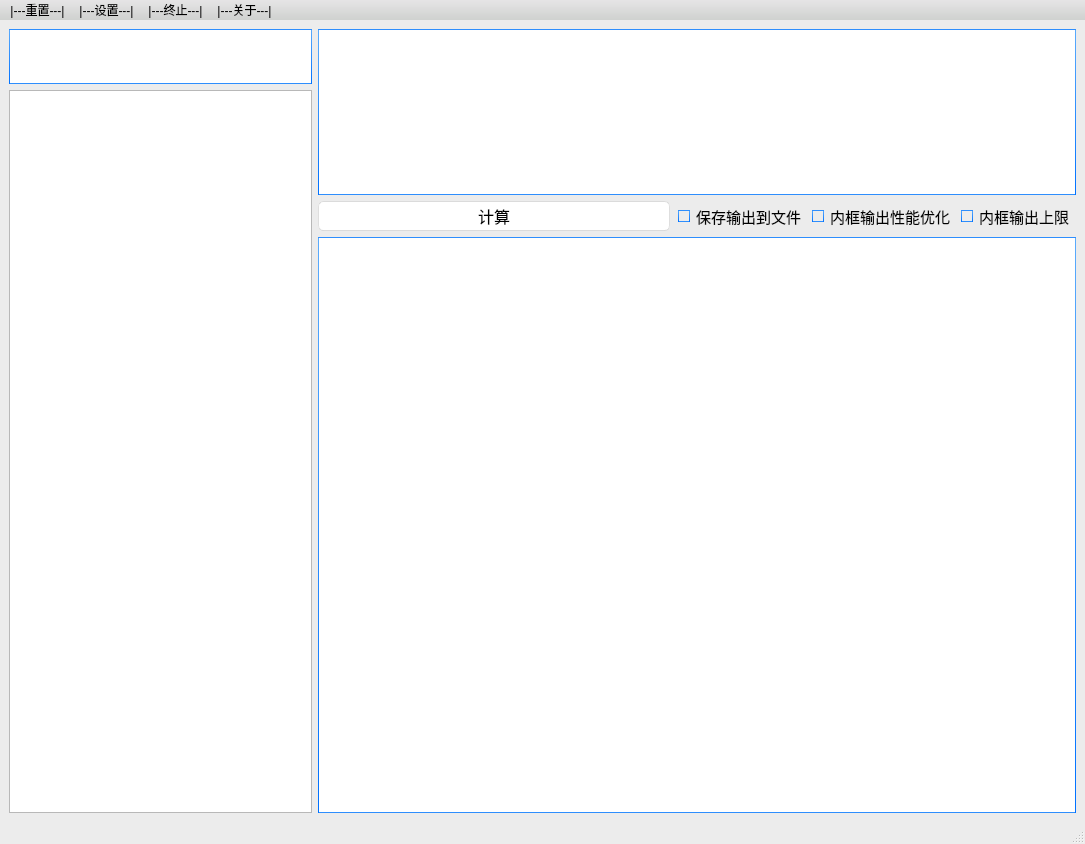
<?xml version="1.0" encoding="UTF-8"?>
<ui version="4.0">
 <class>MainWindow</class>
 <widget class="QMainWindow" name="MainWindow">
  <property name="geometry">
   <rect>
    <x>0</x>
    <y>0</y>
    <width>1085</width>
    <height>844</height>
   </rect>
  </property>
  <property name="windowTitle">
   <string>hpycacular</string>
  </property>
  <property name="styleSheet">
   <string notr="true">/*
Aqua Style Sheet for QT Applications
Author: Jaime A. Quiroga P.
Company: GTRONICK
Last updated: 22/01/2019, 07:55.
Available at: https://github.com/GTRONICK/QSS/blob/master/Aqua.qss
*/
QMainWindow {
	background-color:#ececec;
}
QTextEdit {
	border-width: 1px;
	border-style: solid;
	border-color: qlineargradient(spread:pad, x1:0.5, y1:1, x2:0.5, y2:0, stop:0 rgba(0, 113, 255, 255), stop:1 rgba(91, 171, 252, 255));
}
QPlainTextEdit {
	border-width: 1px;
	border-style: solid;
	border-color: qlineargradient(spread:pad, x1:0.5, y1:1, x2:0.5, y2:0, stop:0 rgba(0, 113, 255, 255), stop:1 rgba(91, 171, 252, 255));
}
QToolButton {
	border-style: solid;
	border-top-color: qlineargradient(spread:pad, x1:0.5, y1:1, x2:0.5, y2:0, stop:0 rgb(215, 215, 215), stop:1 rgb(222, 222, 222));
	border-right-color: qlineargradient(spread:pad, x1:0, y1:0.5, x2:1, y2:0.5, stop:0 rgb(217, 217, 217), stop:1 rgb(227, 227, 227));
	border-left-color: qlineargradient(spread:pad, x1:0, y1:0.5, x2:1, y2:0.5, stop:0 rgb(227, 227, 227), stop:1 rgb(217, 217, 217));
	border-bottom-color: qlineargradient(spread:pad, x1:0.5, y1:1, x2:0.5, y2:0, stop:0 rgb(215, 215, 215), stop:1 rgb(222, 222, 222));
	border-width: 1px;
	border-radius: 5px;
	color: rgb(0,0,0);
	padding: 2px;
	background-color: rgb(255,255,255);
}
QToolButton:hover{
	border-style: solid;
	border-top-color: qlineargradient(spread:pad, x1:0.5, y1:1, x2:0.5, y2:0, stop:0 rgb(195, 195, 195), stop:1 rgb(222, 222, 222));
	border-right-color: qlineargradient(spread:pad, x1:0, y1:0.5, x2:1, y2:0.5, stop:0 rgb(197, 197, 197), stop:1 rgb(227, 227, 227));
	border-left-color: qlineargradient(spread:pad, x1:0, y1:0.5, x2:1, y2:0.5, stop:0 rgb(227, 227, 227), stop:1 rgb(197, 197, 197));
	border-bottom-color: qlineargradient(spread:pad, x1:0.5, y1:1, x2:0.5, y2:0, stop:0 rgb(195, 195, 195), stop:1 rgb(222, 222, 222));
	border-width: 1px;
	border-radius: 5px;
	color: rgb(0,0,0);
	padding: 2px;
	background-color: rgb(255,255,255);
}
QToolButton:pressed{
	border-style: solid;
	border-top-color: qlineargradient(spread:pad, x1:0.5, y1:1, x2:0.5, y2:0, stop:0 rgb(215, 215, 215), stop:1 rgb(222, 222, 222));
	border-right-color: qlineargradient(spread:pad, x1:0, y1:0.5, x2:1, y2:0.5, stop:0 rgb(217, 217, 217), stop:1 rgb(227, 227, 227));
	border-left-color: qlineargradient(spread:pad, x1:0, y1:0.5, x2:1, y2:0.5, stop:0 rgb(227, 227, 227), stop:1 rgb(217, 217, 217));
	border-bottom-color: qlineargradient(spread:pad, x1:0.5, y1:1, x2:0.5, y2:0, stop:0 rgb(215, 215, 215), stop:1 rgb(222, 222, 222));
	border-width: 1px;
	border-radius: 5px;
	color: rgb(0,0,0);
	padding: 2px;
	background-color: rgb(142,142,142);
}
QPushButton{
	border-style: solid;
	border-top-color: qlineargradient(spread:pad, x1:0.5, y1:1, x2:0.5, y2:0, stop:0 rgb(215, 215, 215), stop:1 rgb(222, 222, 222));
	border-right-color: qlineargradient(spread:pad, x1:0, y1:0.5, x2:1, y2:0.5, stop:0 rgb(217, 217, 217), stop:1 rgb(227, 227, 227));
	border-left-color: qlineargradient(spread:pad, x1:0, y1:0.5, x2:1, y2:0.5, stop:0 rgb(227, 227, 227), stop:1 rgb(217, 217, 217));
	border-bottom-color: qlineargradient(spread:pad, x1:0.5, y1:1, x2:0.5, y2:0, stop:0 rgb(215, 215, 215), stop:1 rgb(222, 222, 222));
	border-width: 1px;
	border-radius: 5px;
	color: rgb(0,0,0);
	padding: 2px;
	background-color: rgb(255,255,255);
}
QPushButton::default{
	border-style: solid;
	border-top-color: qlineargradient(spread:pad, x1:0.5, y1:1, x2:0.5, y2:0, stop:0 rgb(215, 215, 215), stop:1 rgb(222, 222, 222));
	border-right-color: qlineargradient(spread:pad, x1:0, y1:0.5, x2:1, y2:0.5, stop:0 rgb(217, 217, 217), stop:1 rgb(227, 227, 227));
	border-left-color: qlineargradient(spread:pad, x1:0, y1:0.5, x2:1, y2:0.5, stop:0 rgb(227, 227, 227), stop:1 rgb(217, 217, 217));
	border-bottom-color: qlineargradient(spread:pad, x1:0.5, y1:1, x2:0.5, y2:0, stop:0 rgb(215, 215, 215), stop:1 rgb(222, 222, 222));
	border-width: 1px;
	border-radius: 5px;
	color: rgb(0,0,0);
	padding: 2px;
	background-color: rgb(255,255,255);
}
QPushButton:hover{
	border-style: solid;
	border-top-color: qlineargradient(spread:pad, x1:0.5, y1:1, x2:0.5, y2:0, stop:0 rgb(195, 195, 195), stop:1 rgb(222, 222, 222));
	border-right-color: qlineargradient(spread:pad, x1:0, y1:0.5, x2:1, y2:0.5, stop:0 rgb(197, 197, 197), stop:1 rgb(227, 227, 227));
	border-left-color: qlineargradient(spread:pad, x1:0, y1:0.5, x2:1, y2:0.5, stop:0 rgb(227, 227, 227), stop:1 rgb(197, 197, 197));
	border-bottom-color: qlineargradient(spread:pad, x1:0.5, y1:1, x2:0.5, y2:0, stop:0 rgb(195, 195, 195), stop:1 rgb(222, 222, 222));
	border-width: 1px;
	border-radius: 5px;
	color: rgb(0,0,0);
	padding: 2px;
	background-color: rgb(255,255,255);
}
QPushButton:pressed{
	border-style: solid;
	border-top-color: qlineargradient(spread:pad, x1:0.5, y1:1, x2:0.5, y2:0, stop:0 rgb(215, 215, 215), stop:1 rgb(222, 222, 222));
	border-right-color: qlineargradient(spread:pad, x1:0, y1:0.5, x2:1, y2:0.5, stop:0 rgb(217, 217, 217), stop:1 rgb(227, 227, 227));
	border-left-color: qlineargradient(spread:pad, x1:0, y1:0.5, x2:1, y2:0.5, stop:0 rgb(227, 227, 227), stop:1 rgb(217, 217, 217));
	border-bottom-color: qlineargradient(spread:pad, x1:0.5, y1:1, x2:0.5, y2:0, stop:0 rgb(215, 215, 215), stop:1 rgb(222, 222, 222));
	border-width: 1px;
	border-radius: 5px;
	color: rgb(0,0,0);
	padding: 2px;
	background-color: rgb(142,142,142);
}
QPushButton:disabled{
	border-style: solid;
	border-top-color: qlineargradient(spread:pad, x1:0.5, y1:1, x2:0.5, y2:0, stop:0 rgb(215, 215, 215), stop:1 rgb(222, 222, 222));
	border-right-color: qlineargradient(spread:pad, x1:0, y1:0.5, x2:1, y2:0.5, stop:0 rgb(217, 217, 217), stop:1 rgb(227, 227, 227));
	border-left-color: qlineargradient(spread:pad, x1:0, y1:0.5, x2:1, y2:0.5, stop:0 rgb(227, 227, 227), stop:1 rgb(217, 217, 217));
	border-bottom-color: qlineargradient(spread:pad, x1:0.5, y1:1, x2:0.5, y2:0, stop:0 rgb(215, 215, 215), stop:1 rgb(222, 222, 222));
	border-width: 1px;
	border-radius: 5px;
	/* color: #808086; */
    color: #BDC8E2;
	padding: 2px;
	background-color: rgb(142,142,142);
}
QLineEdit {
	border-width: 1px; border-radius: 4px;
	border-style: solid;
	border-color: qlineargradient(spread:pad, x1:0.5, y1:1, x2:0.5, y2:0, stop:0 rgba(0, 113, 255, 255), stop:1 rgba(91, 171, 252, 255));
}
QLabel {
	color: #000000;
}
QLCDNumber {
	color: rgb(0, 113, 255, 255);
}
QProgressBar {
	text-align: center;
	color: rgb(240, 240, 240);
	border-width: 1px; 
	border-radius: 10px;
	border-color: rgb(230, 230, 230);
	border-style: solid;
	background-color:rgb(207,207,207);
}
QProgressBar::chunk {
	background-color: qlineargradient(spread:pad, x1:0.5, y1:1, x2:0.5, y2:0, stop:0 rgba(49, 147, 250, 255), stop:1 rgba(34, 142, 255, 255));
	border-radius: 10px;
}
QMenuBar {
	font: 10pt &quot;Microsoft YaHei UI&quot;;
	background-color: qlineargradient(spread:pad, x1:0.5, y1:1, x2:0.5, y2:0, stop:0 rgba(207, 209, 207, 255), stop:1 rgba(230, 229, 230, 255));
}
QMenuBar::item {
	color: #000000;
  	spacing: 3px;
  	padding: 1px 4px;
	background-color: qlineargradient(spread:pad, x1:0.5, y1:1, x2:0.5, y2:0, stop:0 rgba(207, 209, 207, 255), stop:1 rgba(230, 229, 230, 255));
}

QMenuBar::item:selected {
  	background-color: qlineargradient(spread:pad, x1:0.5, y1:1, x2:0.5, y2:0, stop:0 rgba(0, 113, 255, 255), stop:1 rgba(91, 171, 252, 255));
	color: #FFFFFF;
}
QMenu::item:selected {
	border-style: solid;
	border-top-color: transparent;
	border-right-color: transparent;
	border-left-color: qlineargradient(spread:pad, x1:0.5, y1:1, x2:0.5, y2:0, stop:0 rgba(0, 113, 255, 255), stop:1 rgba(91, 171, 252, 255));
	border-bottom-color: transparent;
	border-left-width: 2px;
	color: #000000;
	padding-left:15px;
	padding-top:4px;
	padding-bottom:4px;
	padding-right:7px;
}
QMenu::item {
	border-style: solid;
	border-top-color: transparent;
	border-right-color: transparent;
	border-left-color: transparent;
	border-bottom-color: transparent;
	border-bottom-width: 1px;
	color: #000000;
	padding-left:17px;
	padding-top:4px;
	padding-bottom:4px;
	padding-right:7px;
}
QTabWidget {
	color:rgb(0,0,0);
	background-color:#000000;
}
QTabWidget::pane {
		border-color: rgb(223,223,223);
		background-color:rgb(226,226,226);
		border-style: solid;
		border-width: 2px;
    	border-radius: 6px;
}
QTabBar::tab:first {
	border-style: solid;
	border-left-width:1px;
	border-right-width:0px;
	border-top-width:1px;
	border-bottom-width:1px;
	border-top-color: rgb(209,209,209);
	border-left-color: qlineargradient(spread:pad, x1:0.5, y1:1, x2:0.5, y2:0, stop:0 rgba(209, 209, 209, 209), stop:1 rgba(229, 229, 229, 229));
	border-bottom-color: rgb(229,229,229);
	border-top-left-radius: 4px;
	border-bottom-left-radius: 4px;
	color: #000000;
	padding: 3px;
	margin-left:0px;
	background-color: qlineargradient(spread:pad, x1:0.5, y1:1, x2:0.5, y2:0, stop:0 rgba(247, 247, 247, 255), stop:1 rgba(255, 255, 255, 255));
}
QTabBar::tab:last {
	border-style: solid;
	border-width:1px;
	border-top-color: rgb(209,209,209);
	border-left-color: qlineargradient(spread:pad, x1:0.5, y1:1, x2:0.5, y2:0, stop:0 rgba(209, 209, 209, 209), stop:1 rgba(229, 229, 229, 229));
	border-right-color: qlineargradient(spread:pad, x1:0.5, y1:1, x2:0.5, y2:0, stop:0 rgba(209, 209, 209, 209), stop:1 rgba(229, 229, 229, 229));
	border-bottom-color: rgb(229,229,229);
	border-top-right-radius: 4px;
	border-bottom-right-radius: 4px;
	color: #000000;
	padding: 3px;
	margin-left:0px;
	background-color: qlineargradient(spread:pad, x1:0.5, y1:1, x2:0.5, y2:0, stop:0 rgba(247, 247, 247, 255), stop:1 rgba(255, 255, 255, 255));
}
QTabBar::tab {
	border-style: solid;
	border-top-width:1px;
	border-bottom-width:1px;
	border-left-width:1px;
	border-top-color: rgb(209,209,209);
	border-left-color: qlineargradient(spread:pad, x1:0.5, y1:1, x2:0.5, y2:0, stop:0 rgba(209, 209, 209, 209), stop:1 rgba(229, 229, 229, 229));
	border-bottom-color: rgb(229,229,229);
	color: #000000;
	padding: 3px;
	margin-left:0px;
	background-color: qlineargradient(spread:pad, x1:0.5, y1:1, x2:0.5, y2:0, stop:0 rgba(247, 247, 247, 255), stop:1 rgba(255, 255, 255, 255));
}
QTabBar::tab:selected, QTabBar::tab:last:selected, QTabBar::tab:hover {
  	border-style: solid;
  	border-left-width:1px;
	border-right-color: transparent;
	border-top-color: rgb(209,209,209);
	border-left-color: qlineargradient(spread:pad, x1:0.5, y1:1, x2:0.5, y2:0, stop:0 rgba(209, 209, 209, 209), stop:1 rgba(229, 229, 229, 229));
	border-bottom-color: rgb(229,229,229);
	color: #FFFFFF;
	padding: 3px;
	margin-left:0px;
	background-color: qlineargradient(spread:pad, x1:0.5, y1:1, x2:0.5, y2:0, stop:0 rgba(0, 113, 255, 255), stop:1 rgba(91, 171, 252, 255));
}

QTabBar::tab:selected, QTabBar::tab:first:selected, QTabBar::tab:hover {
  	border-style: solid;
  	border-left-width:1px;
  	border-bottom-width:1px;
  	border-top-width:1px;
	border-right-color: transparent;
	border-top-color: rgb(209,209,209);
	border-left-color: qlineargradient(spread:pad, x1:0.5, y1:1, x2:0.5, y2:0, stop:0 rgba(209, 209, 209, 209), stop:1 rgba(229, 229, 229, 229));
	border-bottom-color: rgb(229,229,229);
	color: #FFFFFF;
	padding: 3px;
	margin-left:0px;
	background-color: qlineargradient(spread:pad, x1:0.5, y1:1, x2:0.5, y2:0, stop:0 rgba(0, 113, 255, 255), stop:1 rgba(91, 171, 252, 255));
}

QCheckBox {
	color: #000000;
	padding: 2px;
}
QCheckBox:disabled {
	color: #808086;
	padding: 2px;
}

QCheckBox:hover {
	border-radius:4px;
	border-style:solid;
	padding-left: 1px;
	padding-right: 1px;
	padding-bottom: 1px;
	padding-top: 1px;
	border-width:1px;
	border-color: transparent;
}
QCheckBox::indicator:checked {

	height: 10px;
	width: 10px;
	border-style:solid;
	border-width: 1px;
	border-color: qlineargradient(spread:pad, x1:0.5, y1:1, x2:0.5, y2:0, stop:0 rgba(0, 113, 255, 255), stop:1 rgba(91, 171, 252, 255));
	color: #000000;
	background-color: qlineargradient(spread:pad, x1:0.5, y1:1, x2:0.5, y2:0, stop:0 rgba(0, 113, 255, 255), stop:1 rgba(91, 171, 252, 255));
}
QCheckBox::indicator:unchecked {

	height: 10px;
	width: 10px;
	border-style:solid;
	border-width: 1px;
	border-color: qlineargradient(spread:pad, x1:0.5, y1:1, x2:0.5, y2:0, stop:0 rgba(0, 113, 255, 255), stop:1 rgba(91, 171, 252, 255));
	color: #000000;
}
QRadioButton {
	color: 000000;
	padding: 1px;
}
QRadioButton::indicator:checked {
	height: 10px;
	width: 10px;
	border-style:solid;
	border-radius:5px;
	border-width: 1px;
	border-color: qlineargradient(spread:pad, x1:0.5, y1:1, x2:0.5, y2:0, stop:0 rgba(0, 113, 255, 255), stop:1 rgba(91, 171, 252, 255));
	color: #a9b7c6;
	background-color: qlineargradient(spread:pad, x1:0.5, y1:1, x2:0.5, y2:0, stop:0 rgba(0, 113, 255, 255), stop:1 rgba(91, 171, 252, 255));
}
QRadioButton::indicator:!checked {
	height: 10px;
	width: 10px;
	border-style:solid;
	border-radius:5px;
	border-width: 1px;
	border-color: qlineargradient(spread:pad, x1:0.5, y1:1, x2:0.5, y2:0, stop:0 rgba(0, 113, 255, 255), stop:1 rgba(91, 171, 252, 255));
	color: #a9b7c6;
	background-color: transparent;
}
QStatusBar {
	color:#027f7f;
}
QSpinBox {
	border-style: solid;
	border-width: 1px;
	border-color: qlineargradient(spread:pad, x1:0.5, y1:1, x2:0.5, y2:0, stop:0 rgba(0, 113, 255, 255), stop:1 rgba(91, 171, 252, 255));
}
QDoubleSpinBox {
	border-style: solid;
	border-width: 1px;
	border-color: qlineargradient(spread:pad, x1:0.5, y1:1, x2:0.5, y2:0, stop:0 rgba(0, 113, 255, 255), stop:1 rgba(91, 171, 252, 255));
}
QTimeEdit {
	border-style: solid;
	border-width: 1px;
	border-color: qlineargradient(spread:pad, x1:0.5, y1:1, x2:0.5, y2:0, stop:0 rgba(0, 113, 255, 255), stop:1 rgba(91, 171, 252, 255));
}
QDateTimeEdit {
	border-style: solid;
	border-width: 1px;
	border-color: qlineargradient(spread:pad, x1:0.5, y1:1, x2:0.5, y2:0, stop:0 rgba(0, 113, 255, 255), stop:1 rgba(91, 171, 252, 255));
}
QDateEdit {
	border-style: solid;
	border-width: 1px;
	border-color: qlineargradient(spread:pad, x1:0.5, y1:1, x2:0.5, y2:0, stop:0 rgba(0, 113, 255, 255), stop:1 rgba(91, 171, 252, 255));
}

QToolBox {
	color: #a9b7c6;
	background-color:#000000;
}
QToolBox::tab {
	color: #a9b7c6;
	background-color:#000000;
}
QToolBox::tab:selected {
	color: #FFFFFF;
	background-color:#000000;
}
QScrollArea {
	color: #FFFFFF;
	background-color:#000000;
}
QSlider::groove:horizontal {
	height: 5px;
	background-color: qlineargradient(spread:pad, x1:0.5, y1:1, x2:0.5, y2:0, stop:0 rgba(49, 147, 250, 255), stop:1 rgba(34, 142, 255, 255));
}
QSlider::groove:vertical {
	width: 5px;
	background-color: qlineargradient(spread:pad, x1:0.5, y1:1, x2:0.5, y2:0, stop:0 rgba(49, 147, 250, 255), stop:1 rgba(34, 142, 255, 255));
}
QSlider::handle:horizontal {
	background: rgb(253,253,253);
	border-style: solid;
	border-width: 1px;
	border-color: rgb(207,207,207);
	width: 12px;
	margin: -5px 0;
	border-radius: 7px;
}
QSlider::handle:vertical {
	background: rgb(253,253,253);
	border-style: solid;
	border-width: 1px;
	border-color: rgb(207,207,207);
	height: 12px;
	margin: 0 -5px;
	border-radius: 7px;
}
QSlider::add-page:horizontal {
    background: rgb(181,181,181);
}
QSlider::add-page:vertical {
    background: rgb(181,181,181);
}
QSlider::sub-page:horizontal {
    background-color: qlineargradient(spread:pad, x1:0.5, y1:1, x2:0.5, y2:0, stop:0 rgba(49, 147, 250, 255), stop:1 rgba(34, 142, 255, 255));
}
QSlider::sub-page:vertical {
    background-color: qlineargradient(spread:pad, y1:0.5, x1:1, y2:0.5, x2:0, stop:0 rgba(49, 147, 250, 255), stop:1 rgba(34, 142, 255, 255));
}
QScrollBar:horizontal {
	max-height: 20px;
	border: 1px transparent grey;
	margin: 0px 20px 0px 20px;
}
QScrollBar:vertical {
	max-width: 20px;
	border: 1px transparent grey;
	margin: 20px 0px 20px 0px;
}
QScrollBar::handle:horizontal {
	background: rgb(253,253,253);
	border-style: solid;
	border-width: 1px;
	border-color: rgb(207,207,207);
	border-radius: 7px;
	min-width: 25px;
}
QScrollBar::handle:horizontal:hover {
	background: rgb(253,253,253);
	border-style: solid;
	border-width: 1px;
	border-color: rgb(147, 200, 200);
	border-radius: 7px;
	min-width: 25px;
}
QScrollBar::handle:vertical {
	background: rgb(253,253,253);
	border-style: solid;
	border-width: 1px;
	border-color: rgb(207,207,207);
	border-radius: 7px;
	min-height: 25px;
}
QScrollBar::handle:vertical:hover {
	background: rgb(253,253,253);
	border-style: solid;
	border-width: 1px;
	border-color: rgb(147, 200, 200);
	border-radius: 7px;
	min-height: 25px;
}
QScrollBar::add-line:horizontal {
   border: 2px transparent grey;
   border-top-right-radius: 7px;
   border-bottom-right-radius: 7px;
   background: rgba(34, 142, 255, 255);
   width: 20px;
   subcontrol-position: right;
   subcontrol-origin: margin;
}
QScrollBar::add-line:horizontal:pressed {
   border: 2px transparent grey;
   border-top-right-radius: 7px;
   border-bottom-right-radius: 7px;
   background: rgb(181,181,181);
   width: 20px;
   subcontrol-position: right;
   subcontrol-origin: margin;
}
QScrollBar::add-line:vertical {
   border: 2px transparent grey;
   border-bottom-left-radius: 7px;
   border-bottom-right-radius: 7px;
   background: rgba(34, 142, 255, 255);
   height: 20px;
   subcontrol-position: bottom;
   subcontrol-origin: margin;
}
QScrollBar::add-line:vertical:pressed {
   border: 2px transparent grey;
   border-bottom-left-radius: 7px;
   border-bottom-right-radius: 7px;
   background: rgb(181,181,181);
   height: 20px;
   subcontrol-position: bottom;
   subcontrol-origin: margin;
}
QScrollBar::sub-line:horizontal {
   border: 2px transparent grey;
   border-top-left-radius: 7px;
   border-bottom-left-radius: 7px;
   background: rgba(34, 142, 255, 255);
   width: 20px;
   subcontrol-position: left;
   subcontrol-origin: margin;
}
QScrollBar::sub-line:horizontal:pressed {
   border: 2px transparent grey;
   border-top-left-radius: 7px;
   border-bottom-left-radius: 7px;
   background: rgb(181,181,181);
   width: 20px;
   subcontrol-position: left;
   subcontrol-origin: margin;
}
QScrollBar::sub-line:vertical {
   border: 2px transparent grey;
   border-top-left-radius: 7px;
   border-top-right-radius: 7px;
   background: rgba(34, 142, 255, 255);
   height: 20px;
   subcontrol-position: top;
   subcontrol-origin: margin;
}
QScrollBar::sub-line:vertical:pressed {
   border: 2px transparent grey;
   border-top-left-radius: 7px;
   border-top-right-radius: 7px;
   background: rgb(181,181,181);
   height: 20px;
   subcontrol-position: top;
   subcontrol-origin: margin;
}
QScrollBar::left-arrow:horizontal {
   border: 1px transparent grey;
   border-top-left-radius: 3px;
   border-bottom-left-radius: 3px;
   width: 6px;
   height: 6px;
   background: white;
}
QScrollBar::right-arrow:horizontal {
   border: 1px transparent grey;
   border-top-right-radius: 3px;
   border-bottom-right-radius: 3px;
   width: 6px;
   height: 6px;
   background: white;
}
QScrollBar::up-arrow:vertical {
   border: 1px transparent grey;
   border-top-left-radius: 3px;
   border-top-right-radius: 3px;
   width: 6px;
   height: 6px;
   background: white;
}
QScrollBar::down-arrow:vertical {
   border: 1px transparent grey;
   border-bottom-left-radius: 3px;
   border-bottom-right-radius: 3px;
   width: 6px;
   height: 6px;
   background: white;
}
QScrollBar::add-page:horizontal, QScrollBar::sub-page:horizontal {
   background: none;
}
QScrollBar::add-page:vertical, QScrollBar::sub-page:vertical {
   background: none;
}</string>
  </property>
  <widget class="QWidget" name="central_widget">
   <layout class="QGridLayout" name="gridLayout_2">
    <item row="0" column="0">
     <layout class="QGridLayout" name="gridLayout">
      <item row="0" column="0">
       <widget class="QPlainTextEdit" name="search_box">
        <property name="sizePolicy">
         <sizepolicy hsizetype="Preferred" vsizetype="Expanding">
          <horstretch>2</horstretch>
          <verstretch>1</verstretch>
         </sizepolicy>
        </property>
        <property name="minimumSize">
         <size>
          <width>270</width>
          <height>0</height>
         </size>
        </property>
        <property name="maximumSize">
         <size>
          <width>16777215</width>
          <height>55</height>
         </size>
        </property>
        <property name="font">
         <font>
          <pointsize>12</pointsize>
         </font>
        </property>
        <property name="layoutDirection">
         <enum>Qt::LeftToRight</enum>
        </property>
        <property name="frameShape">
         <enum>QFrame::StyledPanel</enum>
        </property>
        <property name="lineWidth">
         <number>1</number>
        </property>
        <property name="plainText">
         <string/>
        </property>
       </widget>
      </item>
      <item row="1" column="0" rowspan="14">
       <widget class="QListWidget" name="choices_list_box">
        <property name="sizePolicy">
         <sizepolicy hsizetype="Preferred" vsizetype="Expanding">
          <horstretch>2</horstretch>
          <verstretch>7</verstretch>
         </sizepolicy>
        </property>
        <property name="minimumSize">
         <size>
          <width>270</width>
          <height>0</height>
         </size>
        </property>
        <property name="maximumSize">
         <size>
          <width>16777215</width>
          <height>16777215</height>
         </size>
        </property>
        <property name="font">
         <font>
          <pointsize>12</pointsize>
         </font>
        </property>
       </widget>
      </item>
      <item row="3" column="1">
       <layout class="QHBoxLayout" name="horizontalLayout">
        <item>
         <widget class="QPushButton" name="start_button">
          <property name="sizePolicy">
           <sizepolicy hsizetype="Minimum" vsizetype="Fixed">
            <horstretch>3</horstretch>
            <verstretch>1</verstretch>
           </sizepolicy>
          </property>
          <property name="minimumSize">
           <size>
            <width>100</width>
            <height>0</height>
           </size>
          </property>
          <property name="font">
           <font>
            <pointsize>12</pointsize>
           </font>
          </property>
          <property name="text">
           <string>计算</string>
          </property>
         </widget>
        </item>
        <item>
         <widget class="QCheckBox" name="save_check">
          <property name="sizePolicy">
           <sizepolicy hsizetype="Minimum" vsizetype="Fixed">
            <horstretch>1</horstretch>
            <verstretch>1</verstretch>
           </sizepolicy>
          </property>
          <property name="font">
           <font>
            <pointsize>11</pointsize>
           </font>
          </property>
          <property name="text">
           <string>保存输出到文件</string>
          </property>
         </widget>
        </item>
        <item>
         <widget class="QCheckBox" name="output_optimization_check">
          <property name="sizePolicy">
           <sizepolicy hsizetype="Minimum" vsizetype="Fixed">
            <horstretch>1</horstretch>
            <verstretch>1</verstretch>
           </sizepolicy>
          </property>
          <property name="font">
           <font>
            <pointsize>11</pointsize>
           </font>
          </property>
          <property name="text">
           <string>内框输出性能优化</string>
          </property>
         </widget>
        </item>
        <item>
         <widget class="QCheckBox" name="output_lock_maximums_check">
          <property name="sizePolicy">
           <sizepolicy hsizetype="Minimum" vsizetype="Fixed">
            <horstretch>1</horstretch>
            <verstretch>1</verstretch>
           </sizepolicy>
          </property>
          <property name="font">
           <font>
            <pointsize>11</pointsize>
           </font>
          </property>
          <property name="text">
           <string>内框输出上限</string>
          </property>
         </widget>
        </item>
       </layout>
      </item>
      <item row="0" column="1" rowspan="3">
       <widget class="QPlainTextEdit" name="input_box">
        <property name="sizePolicy">
         <sizepolicy hsizetype="Expanding" vsizetype="Expanding">
          <horstretch>5</horstretch>
          <verstretch>2</verstretch>
         </sizepolicy>
        </property>
        <property name="font">
         <font>
          <pointsize>12</pointsize>
         </font>
        </property>
       </widget>
      </item>
      <item row="4" column="1" rowspan="11">
       <widget class="QPlainTextEdit" name="output_box">
        <property name="sizePolicy">
         <sizepolicy hsizetype="Expanding" vsizetype="Expanding">
          <horstretch>5</horstretch>
          <verstretch>5</verstretch>
         </sizepolicy>
        </property>
        <property name="font">
         <font>
          <pointsize>12</pointsize>
         </font>
        </property>
       </widget>
      </item>
     </layout>
    </item>
   </layout>
  </widget>
  <widget class="QMenuBar" name="menu_bar">
   <property name="geometry">
    <rect>
     <x>0</x>
     <y>0</y>
     <width>1085</width>
     <height>20</height>
    </rect>
   </property>
   <widget class="QMenu" name="about__menu">
    <property name="title">
     <string>|---关于---|</string>
    </property>
    <addaction name="cheak_update"/>
    <addaction name="show_todo"/>
    <addaction name="show_about"/>
    <addaction name="separator"/>
    <addaction name="show_update_log"/>
   </widget>
   <widget class="QMenu" name="reset_menu">
    <property name="title">
     <string>|---重置---|</string>
    </property>
    <addaction name="reset_save_location"/>
   </widget>
   <widget class="QMenu" name="stop_menu">
    <property name="title">
     <string>|---终止---|</string>
    </property>
    <addaction name="stop_compute"/>
    <addaction name="stop_app"/>
   </widget>
   <widget class="QMenu" name="setting_menu">
    <property name="title">
     <string>|---设置---|</string>
    </property>
    <addaction name="action"/>
   </widget>
   <addaction name="reset_menu"/>
   <addaction name="setting_menu"/>
   <addaction name="stop_menu"/>
   <addaction name="about__menu"/>
  </widget>
  <widget class="QStatusBar" name="status_bar"/>
  <action name="cheak_update">
   <property name="text">
    <string>更新日志</string>
   </property>
  </action>
  <action name="show_todo">
   <property name="text">
    <string>更新展望</string>
   </property>
  </action>
  <action name="show_about">
   <property name="text">
    <string>开屏介绍</string>
   </property>
  </action>
  <action name="show_update_log">
   <property name="text">
    <string>检查更新</string>
   </property>
  </action>
  <action name="reset_save_location">
   <property name="checkable">
    <bool>false</bool>
   </property>
   <property name="checked">
    <bool>false</bool>
   </property>
   <property name="text">
    <string>重置保存路径</string>
   </property>
  </action>
  <action name="stop_compute">
   <property name="text">
    <string>终止当前运算</string>
   </property>
  </action>
  <action name="stop_app">
   <property name="text">
    <string>退出程序</string>
   </property>
  </action>
  <action name="action">
   <property name="text">
    <string>设置</string>
   </property>
  </action>
 </widget>
 <tabstops>
  <tabstop>search_box</tabstop>
  <tabstop>start_button</tabstop>
  <tabstop>output_optimization_check</tabstop>
  <tabstop>output_lock_maximums_check</tabstop>
 </tabstops>
 <resources/>
 <connections>
  <connection>
   <sender>start_button</sender>
   <signal>clicked()</signal>
   <receiver>MainWindow</receiver>
   <slot>startEvent()</slot>
   <hints>
    <hint type="sourcelabel">
     <x>581</x>
     <y>236</y>
    </hint>
    <hint type="destinationlabel">
     <x>615</x>
     <y>297</y>
    </hint>
   </hints>
  </connection>
  <connection>
   <sender>save_check</sender>
   <signal>clicked()</signal>
   <receiver>MainWindow</receiver>
   <slot>saveCheckEvent()</slot>
   <hints>
    <hint type="sourcelabel">
     <x>714</x>
     <y>234</y>
    </hint>
    <hint type="destinationlabel">
     <x>754</x>
     <y>297</y>
    </hint>
   </hints>
  </connection>
  <connection>
   <sender>output_optimization_check</sender>
   <signal>clicked()</signal>
   <receiver>MainWindow</receiver>
   <slot>outputOptimizationCheckEvent()</slot>
   <hints>
    <hint type="sourcelabel">
     <x>950</x>
     <y>234</y>
    </hint>
    <hint type="destinationlabel">
     <x>914</x>
     <y>296</y>
    </hint>
   </hints>
  </connection>
  <connection>
   <sender>output_lock_maximums_check</sender>
   <signal>clicked()</signal>
   <receiver>MainWindow</receiver>
   <slot>outputLockMaximumsCheckEvent()</slot>
   <hints>
    <hint type="sourcelabel">
     <x>1073</x>
     <y>234</y>
    </hint>
    <hint type="destinationlabel">
     <x>922</x>
     <y>295</y>
    </hint>
   </hints>
  </connection>
  <connection>
   <sender>menu_bar</sender>
   <signal>triggered(QAction*)</signal>
   <receiver>MainWindow</receiver>
   <slot>menuBar(QAction*)</slot>
   <hints>
    <hint type="sourcelabel">
     <x>61</x>
     <y>11</y>
    </hint>
    <hint type="destinationlabel">
     <x>76</x>
     <y>28</y>
    </hint>
   </hints>
  </connection>
  <connection>
   <sender>search_box</sender>
   <signal>textChanged()</signal>
   <receiver>MainWindow</receiver>
   <slot>searchText()</slot>
   <hints>
    <hint type="sourcelabel">
     <x>164</x>
     <y>68</y>
    </hint>
    <hint type="destinationlabel">
     <x>227</x>
     <y>86</y>
    </hint>
   </hints>
  </connection>
  <connection>
   <sender>choices_list_box</sender>
   <signal>itemClicked(QListWidgetItem*)</signal>
   <receiver>MainWindow</receiver>
   <slot>userChooseOptionEvent(QListWidgetItem*)</slot>
   <hints>
    <hint type="sourcelabel">
     <x>241</x>
     <y>809</y>
    </hint>
    <hint type="destinationlabel">
     <x>317</x>
     <y>817</y>
    </hint>
   </hints>
  </connection>
 </connections>
 <slots>
  <slot>showAbout()</slot>
  <slot>showTODO()</slot>
  <slot>showDONE()</slot>
  <slot>saveCheckEvent()</slot>
  <slot>outputOptimizationCheckEvent()</slot>
  <slot>outputLockMaximumsCheckEvent()</slot>
  <slot>quit_event()</slot>
  <slot>stop_compute()</slot>
  <slot>cheak_update()</slot>
  <slot>reset_save_location()</slot>
  <slot>searchText()</slot>
  <slot>search_cancel()</slot>
  <slot>startEvent()</slot>
  <slot>menuBar(QAction*)</slot>
  <slot>userChooseOptionEvent(QListWidgetItem*)</slot>
 </slots>
</ui>
